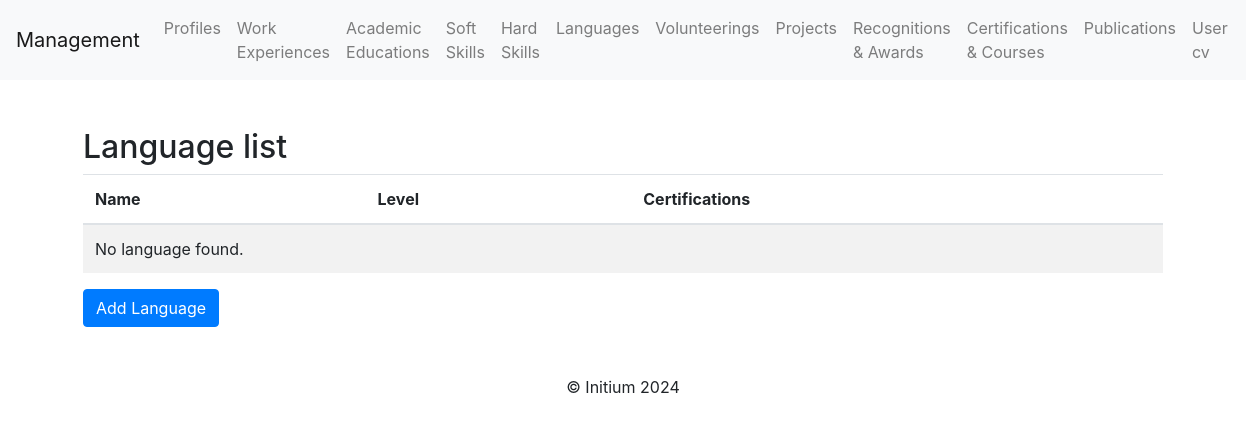
The page /languages/ on the database as committed earlier.
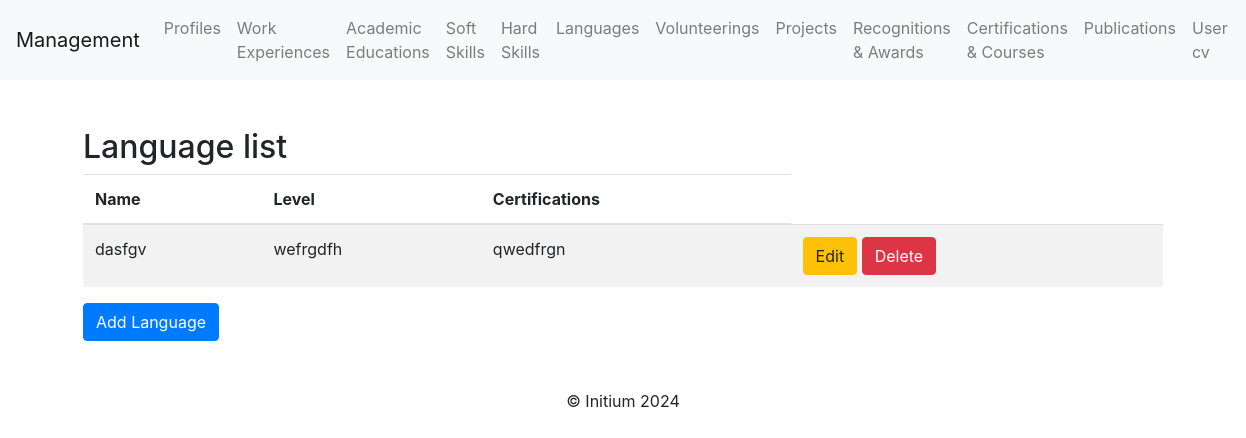
The same page on the database as committed later.
### profile_cv/models.py (models this page shows, shortened)
class LanguageUser(models.Model):
    language = models.ForeignKey("Language", on_delete=models.CASCADE)  # Name of the language
    level = models.CharField(max_length=50)  # Proficiency level of the language
    certifications = models.TextField(blank=True, null=True)  # Optional certifications

class Language (models.Model):
    name_language = models.CharField(max_length=100)  # Name of the language
    def __str__(self):
        return self.name_language

### profile_cv/views.py (the view)
# urls.py: path('languages/', language_list, name='language_list'),
def language_list(request):
    languages = LanguageUser.objects.all()
    return render(request, "language/language_list.html", {"languages": languages})

### profile_cv/templates/language/language_list.html (shortened to what this page needs)
{% extends 'base.html' %}
{% block content %}
<div class="container mt-5">
    <h2>Language list</h2>
    <table class="table table-striped">
        <thead>
            <tr>
                <th>Name</th>
                <th>Level</th>
                <th>Certifications</th>
            </tr>
        </thead>
        <tbody>
            {% for language in languages %}
            <tr>
                <td>{{ language.language }}</td>
                <td>{{ language.level }}</td>
                <td>{{ language.certifications }}</td>
                <td>
                    <a class="btn btn-warning" href="{% url 'language_update' language.pk %}">Edit</a>
                    <a class="btn btn-danger" href="{% url 'language_delete' language.pk %}">Delete</a>
                </td>
            </tr>
            {% empty %}
            <tr>
                <td colspan="4">No language found.</td>
            </tr>
            {% endfor %}
        </tbody>
    </table>
    <a class="btn btn-primary" href="{% url 'language_create' %}">Add Language</a>
</div>
{% endblock %}

Rows that differ between the two databases and show on the page:
added LanguageUser: language "dasfgv", level "wefrgdfh", certifications "qwedfrgn"
Other text that changed with them:
text no longer shown: "No language found."
